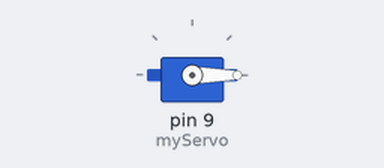
The sketch below on a simulated Arduino Uno, built with avr-gcc and run on an emulated ATmega328P. Shown: servo. What the sketch prints to the serial monitor is not drawn.

Above: at 0.05 s.
At 1.45 s:
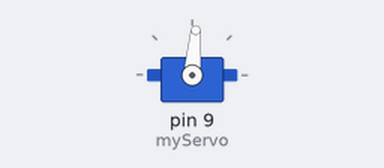
At 1.85 s:
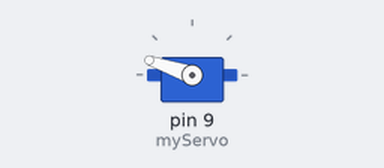
At 2.9 s:
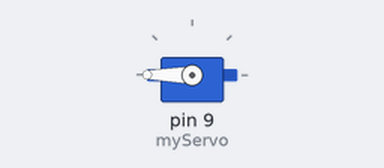
Timing chart, 0 to 6.8 s (numbered marks = the images above):
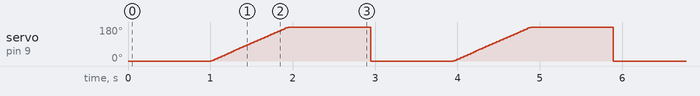

Measured:
- by itself, servo on pin 9 (myServo): ramps from 0° to 180° and jumps back, once every 2.9 s

The sketch:

servo.ino
```cpp
// include the Servo library
#include <Servo.h>

Servo myServo;  // create a servo object

int pos = 0;

void setup() {
  myServo.attach(9);   // attaches the servo on pin 9 to the servo object
  Serial.begin(9600);  // open a serial connection to your computer
}

void loop() {
  Serial.println(0);
  myServo.write(0);
  delay(1000);
  for (pos = 0; pos <= 180; pos += 1) {
    // pos cannot go beyond 180
    Serial.println(pos);
    myServo.write(pos);
    delay(5);
  }
  delay(1000);

  // for (pos = 720; pos >= 0; pos -= 1) {
  //   myServo.write(pos);
  //   delay(15);
  // }
  // delay(1000);
}
```
